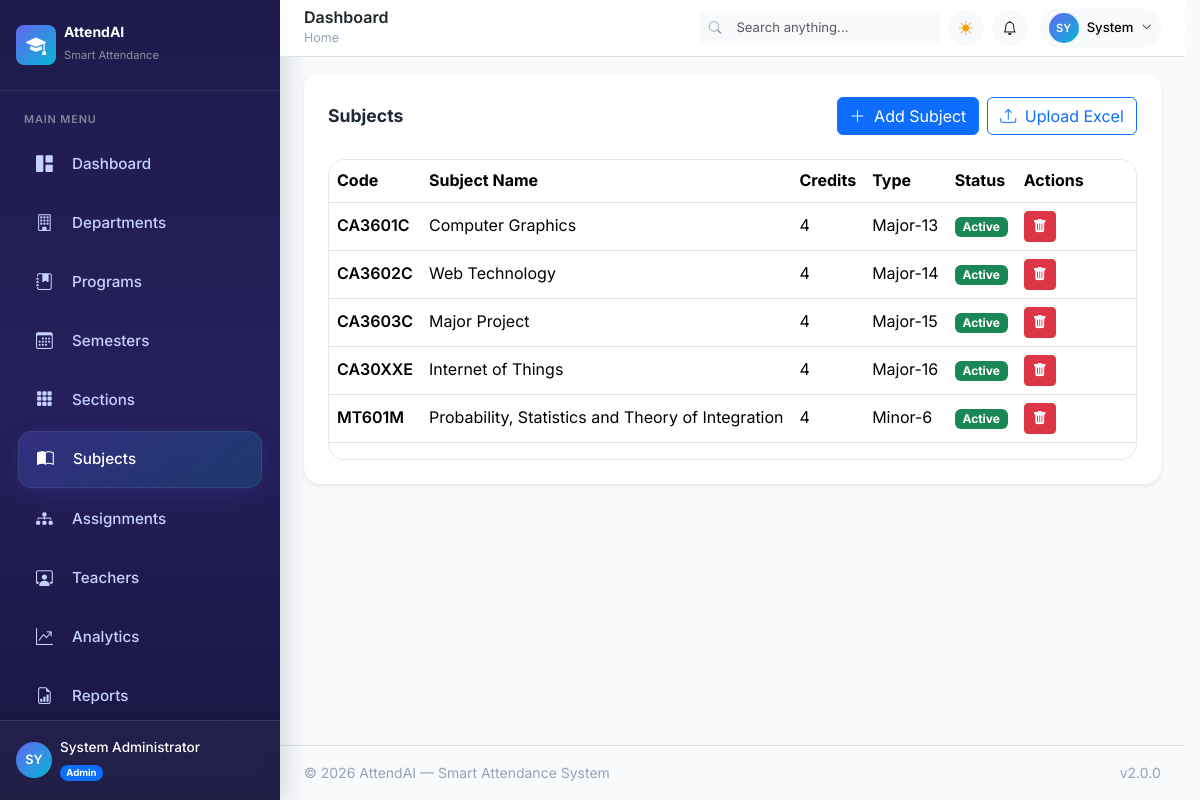
Screenshot of /admin/subjects (signed in) with the database file from the repository.
### app/models/user.py (models this page shows, shortened)
class User(UserMixin, db.Model):
    __tablename__ = 'users'
    id = db.Column(db.Integer, primary_key=True)
    email = db.Column(db.String(120), unique=True, nullable=False, index=True)
    password_hash = db.Column(db.String(256), nullable=False)
    full_name = db.Column(db.String(100), nullable=False)
    phone = db.Column(db.String(20), nullable=True)
    avatar = db.Column(db.String(255), nullable=True)
    role = db.Column(db.String(20), nullable=False, default='teacher') # 'admin', 'teacher', 'student'
    is_active = db.Column(db.Boolean, default=True, nullable=False)
    created_at = db.Column(db.DateTime, default=datetime.utcnow, nullable=False)
    last_login = db.Column(db.DateTime, nullable=True)
    theme_preference = db.Column(db.String(10), default='light', nullable=False)

### app/models/subject.py (models this page shows, shortened)
class Subject(db.Model):
    __tablename__ = 'subjects'
    id = db.Column(db.Integer, primary_key=True)
    name = db.Column(db.String(100), nullable=False)
    code = db.Column(db.String(20), unique=True, nullable=False)
    credits = db.Column(db.Integer, default=3, nullable=False)
    subject_type = db.Column(db.String(20), default='theory', nullable=False)  # 'theory', 'practical', 'elective'
    is_active = db.Column(db.Boolean, default=True, nullable=False)
    created_at = db.Column(db.DateTime, default=datetime.utcnow, nullable=False)
    section_subjects = db.relationship('SectionSubject', backref='subject', cascade='all, delete-orphan')

### app/blueprints/admin.py (the view)
@admin_bp.route('/subjects')
@login_required
@admin_required
def subjects():
    subjects_list = Subject.query.filter_by(is_active=True).all()
    return render_template('admin/subjects.html', subjects=subjects_list)

### app/blueprints/auth.py (called while the page is built)
@login_manager.user_loader
def load_user(user_id):
    return User.query.get(int(user_id))

### app/services/notification_service.py (called while the page is built)
def get_unread_count(user_id):
    return Notification.query.filter_by(user_id=user_id, is_read=False).count()

### app/templates/admin/subjects.html (shortened to what this page needs)
{% extends "base.html" %}
{% block content %}
<div class="card shadow-sm border-0 p-4 rounded-4">
    <div class="d-flex justify-content-between align-items-center mb-4 flex-wrap gap-2">
        <h4 class="fw-bold mb-0">Subjects</h4>
        <div class="d-flex gap-2">
        <button class="btn btn-primary"data-bs-toggle="modal"data-bs-target="#addSubjectModal">
            <i class="bi bi-plus-lg me-1"></i>
        Add Subject
        </button>
        <button class="btn btn-outline-primary"data-bs-toggle="modal"data-bs-target="#uploadSubjectModal">
            <i class="bi bi-upload me-1"></i>
            Upload Excel
        </button>
        </div>
    </div>
    {% if subjects %}
    <div class="table-responsive">
        <table class="table table-hover align-middle">
            <thead>
                <tr>
                    <th>Code</th>
                    <th>Subject Name</th>
                    <th>Credits</th>
                    <th>Type</th>
                    <th>Status</th>
                    <th width="120">Actions</th>
                </tr>
            </thead>
            <tbody>
                {% for s in subjects %}
                <tr>
                    <td class="fw-semibold">{{ s.code }}</td>
                    <td>{{ s.name }}</td>
                    <td>{{ s.credits }}</td>
                    <td class="text-capitalize">
                        {{ s.subject_type }}
                    </td>
                    <td>
                        <span class="badge bg-success">
                            {{ 'Active' if s.is_active else 'Inactive' }}
                        </span>
                    </td>
                    <td>
                        <form action="{{ url_for('admin.delete_subject', subject_id=s.id) }}"
                              method="POST"
                              onsubmit="return confirm('Delete this subject?');">
                            <button type="submit"
                                    class="btn btn-danger btn-sm">
                                <i class="bi bi-trash-fill"></i>
                            </button>
                        </form>
                    </td>
                </tr>
                {% endfor %}
            </tbody>
        </table>
    </div>
    {% else %}
    <div class="text-center py-5">
        <i class="bi bi-book-half fs-1 text-muted"></i>
        <h5 class="mt-3">No Subjects Found</h5>
    </div>
    {% endif %}
</div>
{% endblock %}

### app/templates/components/sidebar.html (shortened to what this page needs)
<aside class="app-sidebar" id="appSidebar">
    <div class="sidebar-brand d-flex align-items-center gap-2 px-3 py-4">
        <div class="brand-icon d-flex align-items-center justify-content-center rounded-3" style="width:40px;height:40px;background:linear-gradient(135deg,#6366f1,#06b6d4);">
            <i class="bi bi-mortarboard-fill text-white fs-5"></i>
        </div>
        <div class="brand-text">
            <h6 class="mb-0 text-white fw-bold">AttendAI</h6>
            <small class="text-white-50" style="font-size:0.7rem;">Smart Attendance</small>
        </div>
    </div>
    <nav class="sidebar-nav flex-grow-1 px-2 py-2">
        <div class="nav-section">
            <span class="nav-section-label text-uppercase text-white-50 px-3 mb-2 d-block" style="font-size:0.65rem;letter-spacing:0.08em;">Main Menu</span>
            {% if current_user.role == 'admin' %}
            <a href="{{ url_for('admin.dashboard') }}" class="sidebar-link {{ 'active' if request.endpoint == 'admin.dashboard' }}">
                <i class="bi bi-grid-1x2-fill"></i><span>Dashboard</span>
            </a>
            <a href="{{ url_for('admin.departments') }}" class="sidebar-link {{ 'active' if request.endpoint == 'admin.departments' }}">
                <i class="bi bi-building"></i><span>Departments</span>
            </a>
            <a href="{{ url_for('admin.programs') }}" class="sidebar-link {{ 'active' if request.endpoint == 'admin.programs' }}">
                <i class="bi bi-journal-bookmark-fill"></i><span>Programs</span>
            </a>
            <a href="{{ url_for('admin.semesters') }}"
                class="sidebar-link {{ 'active' if request.endpoint == 'admin.semesters' }}">
                <i class="bi bi-calendar3"></i>
                <span>Semesters</span>
            </a>
            <a href="{{ url_for('admin.sections') }}"
                class="sidebar-link {{ 'active' if request.endpoint == 'admin.sections' }}">
                <i class="bi bi-grid-3x3-gap-fill"></i>
                <span>Sections</span>
            </a>
            <a href="{{ url_for('admin.subjects') }}" class="sidebar-link {{ 'active' if request.endpoint == 'admin.subjects' }}">
                <i class="bi bi-book-half"></i><span>Subjects</span>
            </a>
            <a href="{{ url_for('admin.assignments') }}"class="sidebar-link {{ 'active' if request.endpoint == 'admin.assignments' }}">
                <i class="bi bi-diagram-3-fill"></i>
                <span>Assignments</span>
            </a>
            <a href="{{ url_for('admin.teachers') }}" class="sidebar-link {{ 'active' if request.endpoint == 'admin.teachers' }}">
                <i class="bi bi-person-workspace"></i><span>Teachers</span>
            </a>
            <a href="{{ url_for('analytics.dashboard') }}" class="sidebar-link {{ 'active' if request.endpoint == 'analytics.dashboard' }}">
                <i class="bi bi-graph-up-arrow"></i><span>Analytics</span>
            </a>
            <a href="{{ url_for('reports.index') }}" class="sidebar-link {{ 'active' if request.endpoint == 'reports.index' }}">
                <i class="bi bi-file-earmark-bar-graph"></i><span>Reports</span>
            </a>
            {% endif %}
        </div>
    </nav>
    <div class="sidebar-user px-3 py-3 border-top border-white border-opacity-10">
        <div class="d-flex align-items-center gap-2">
            <div class="user-avatar d-flex align-items-center justify-content-center rounded-circle flex-shrink-0" style="width:36px;height:36px;background:linear-gradient(135deg,#6366f1,#06b6d4);font-size:0.8rem;font-weight:600;color:#fff;">
                {{ current_user.full_name[:2]|upper if current_user.full_name else 'U' }}
            </div>
            <div class="overflow-hidden">
                <div class="text-white text-truncate fw-medium" style="font-size:0.85rem;">{{ current_user.full_name or 'User' }}</div>
                <span class="badge rounded-pill {% if current_user.role == 'admin' %}bg-primary{% elif current_user.role == 'teacher' %}bg-info{% else %}bg-success{% endif %}" style="font-size:0.6rem;">
                    {{ current_user.role|capitalize }}
                </span>
            </div>
        </div>
    </div>
</aside>

### app/templates/components/navbar.html (shortened to what this page needs)
<header class="app-navbar sticky-top bg-white border-bottom px-4 py-2 d-flex align-items-center justify-content-between" style="z-index:1020;backdrop-filter:blur(12px);background:rgba(255,255,255,0.85)!important;">
    <div class="d-flex align-items-center gap-3">
        <div>
            <h5 class="mb-0 fw-semibold text-dark">{% block page_title %}Dashboard{% endblock %}</h5>
            <nav aria-label="breadcrumb" class="d-none d-md-block">
                <ol class="breadcrumb mb-0" style="font-size:0.78rem;">
                    <li class="breadcrumb-item"><a href="#" class="text-decoration-none text-muted">Home</a></li>
                </ol>
            </nav>
        </div>
    </div>
    <div class="d-flex align-items-center gap-2">
        {% if current_user.role == 'admin' %}
        <div class="input-group input-group-sm d-none d-xl-flex" style="width:240px;">
            <span class="input-group-text bg-light border-end-0 border-light"><i class="bi bi-search text-muted" style="font-size:0.8rem;"></i></span>
            <input type="text" class="form-control form-control-sm bg-light border-start-0 border-light" placeholder="Search anything..." id="globalSearch" style="font-size:0.82rem;">
        </div>
        {% endif %}
        <button class="btn btn-light btn-sm rounded-circle d-flex align-items-center justify-content-center" style="width:36px;height:36px;" onclick="toggleTheme()" id="themeToggleBtn" aria-label="Toggle theme">
            <i class="bi bi-sun-fill text-warning" id="themeIcon"></i>
        </button>
        <div class="dropdown">
            <button class="btn btn-light btn-sm rounded-circle d-flex align-items-center justify-content-center position-relative" style="width:36px;height:36px;" data-bs-toggle="dropdown" data-bs-auto-close="outside" aria-expanded="false" aria-label="Notifications">
                <i class="bi bi-bell"></i>
            </button>
        </div>
        <div class="dropdown ms-1">
            <button class="btn btn-light btn-sm rounded-pill d-flex align-items-center gap-2 px-2 py-1" data-bs-toggle="dropdown" aria-expanded="false">
                <div class="d-flex align-items-center justify-content-center rounded-circle" style="width:30px;height:30px;background:linear-gradient(135deg,#6366f1,#06b6d4);font-size:0.7rem;font-weight:600;color:#fff;">
                    {{ current_user.full_name[:2]|upper if current_user.full_name else 'U' }}
                </div>
                <span class="d-none d-md-inline fw-medium" style="font-size:0.82rem;">{{ current_user.full_name.split(' ')[0] if current_user.full_name else 'User' }}</span>
                <i class="bi bi-chevron-down" style="font-size:0.65rem;"></i>
            </button>
        </div>
    </div>
</header>

### app/static/css/main.css (style rules this page uses)
:root { --primary: #6366f1; --primary-rgb: 99, 102, 241; --primary-light: #818cf8; --primary-dark: #4f46e5; --primary-darker: #3730a3; --accent: #06b6d4; --accent-rgb: 6, 182, 212; --accent-light: #22d3ee; --success: #10b981; --success-rgb: 16, 185, 129; --warning: #f59e0b; --warning-rgb: 245, 158, 11; --danger: #ef4444; --danger-rgb: 239, 68, 68; --bg-primary: #f8fafc; --bg-secondary: #f1f5f9; --bg-card: #ffffff; --bg-sidebar: #1e1b4b; --bg-sidebar-hover: #312e81; --bg-sidebar-active: #3730a3; --text-primary: #1e293b; --text-secondary: #64748b; --text-muted: #94a3b8; --text-sidebar: #c7d2fe; --text-sidebar-active: #ffffff; --border-color: #e2e8f0; --border-light: #f1f5f9; --shadow-sm: 0 1px 2px rgba(0, 0, 0, 0.05); --shadow-md: 0 4px 6px -1px rgba(0, 0, 0, 0.1), 0 2px 4px -2px rgba(0, 0, 0, 0.1); --shadow-lg: 0 10px 15px -3px rgba(0, 0, 0, 0.1), 0 4px 6px -4px rgba(0, 0, 0, 0.1); --shadow-xl: 0 20px 25px -5px rgba(0, 0, 0, 0.1), 0 8px 10px -6px rgba(0, 0, 0, 0.1); --radius-sm: 8px; --radius-md: 12px; --radius-lg: 16px; --radius-xl: 24px; --glass-bg: rgba(255, 255, 255, 0.7); --glass-border: rgba(255, 255, 255, 0.3); --transition-fast: 150ms ease; --transition-base: 250ms ease; --transition-slow: 350ms ease; --font-sans: 'Inter', -apple-system, BlinkMacSystemFont, 'Segoe UI', sans-serif; --font-mono: 'JetBrains Mono', monospace; --sidebar-width: 280px; --sidebar-collapsed-width: 80px; --navbar-height: 70px; }
*, *::before, *::after { box-sizing: border-box; margin: 0; padding: 0; }
html { scroll-behavior: smooth; font-size: 16px; }
body { font-family: var(--font-sans); background: var(--bg-primary); color: var(--text-primary); line-height: 1.6; transition: background var(--transition-base), color var(--transition-base); -webkit-font-smoothing: antialiased; -moz-osx-font-smoothing: grayscale; }
a { color: var(--primary); text-decoration: none; transition: color var(--transition-fast); }
button { font-family: inherit; }
.app-body { display: flex; min-height: 100vh; }
.sidebar-brand { padding: 24px 20px; display: flex; align-items: center; gap: 12px; border-bottom: 1px solid rgba(255, 255, 255, 0.1); flex-shrink: 0; }
.sidebar-nav { flex: 1; padding: 16px 12px; overflow-y: auto; }
.sidebar-user { display: flex; align-items: center; gap: 12px; }
h4 { font-size: 1.1rem; font-weight: 600; line-height: 1.4; color: var(--text-primary); }
h5 { font-size: 1rem; font-weight: 600; color: var(--text-primary); }
h6 { font-size: 0.875rem; font-weight: 600; color: var(--text-primary); }
.text-muted { color: var(--text-muted) !important; }
.text-warning { color: var(--warning) !important; }
small, .text-sm { font-size: 0.875rem; }
* { scrollbar-width: thin; scrollbar-color: rgba(var(--primary-rgb), 0.3) transparent; }
.d-flex { display: flex; }
.d-none { display: none; }
.d-block { display: block; }
.flex-wrap { flex-wrap: wrap; }
.overflow-hidden { overflow: hidden; }
.position-relative { position: relative; }
.app-sidebar { width: var(--sidebar-width); background: linear-gradient( 180deg, #1e1b4b 0%, #25205c 50%, #18153f 100% ); height: 100vh; position: fixed; left: 0; top: 0; z-index: 1000; display: flex; flex-direction: column; box-shadow: 6px 0 24px rgba(15, 23, 42, 0.15); }
.sidebar-brand { border-bottom: 1px solid rgba(255,255,255,0.08); min-height: 80px; }
.sidebar-nav { flex: 1; overflow-y: auto !important; overflow-x: hidden; min-height: 0; padding-top: 8px; }
.sidebar-link { display: flex; align-items: center; gap: 14px; color: var(--text-sidebar); padding: 14px 18px; margin: 4px 10px; border-radius: 14px; font-size: 0.95rem; font-weight: 500; transition: all 0.25s ease; text-decoration: none; }
.sidebar-link i { width: 22px; font-size: 1.05rem; flex-shrink: 0; }
.sidebar-link span { white-space: nowrap; }
.sidebar-link.active { background: linear-gradient( 135deg, rgba(99,102,241,0.25), rgba(6,182,212,0.18) ); color: #fff; border: 1px solid rgba(255,255,255,0.08); box-shadow: 0 6px 20px rgba(99,102,241,0.15); }
.nav-section-label { color: rgba(255,255,255,0.45) !important; font-size: 0.68rem !important; font-weight: 600; margin-top: 12px; }
.sidebar-user { background: rgba(255,255,255,0.04); backdrop-filter: blur(10px); }

### rows the page displays
User: full_name "SY", full_name "System Administrator", role "Admin", full_name "System"
Subject: code "CA3601C", name "Computer Graphics", credits "4", subject_type "Major-13", is_active "Active"
Subject: code "CA3602C", name "Web Technology", credits "4", subject_type "Major-14", is_active "Active"
Subject: code "CA3603C", name "Major Project", credits "4", subject_type "Major-15", is_active "Active"
Subject: code "CA30XXE", name "Internet of Things", credits "4", subject_type "Major-16", is_active "Active"
Subject: code "MT601M", name "Probability, Statistics and Theory of Integration", credits "4", subject_type "Minor-6", is_active "Active"
